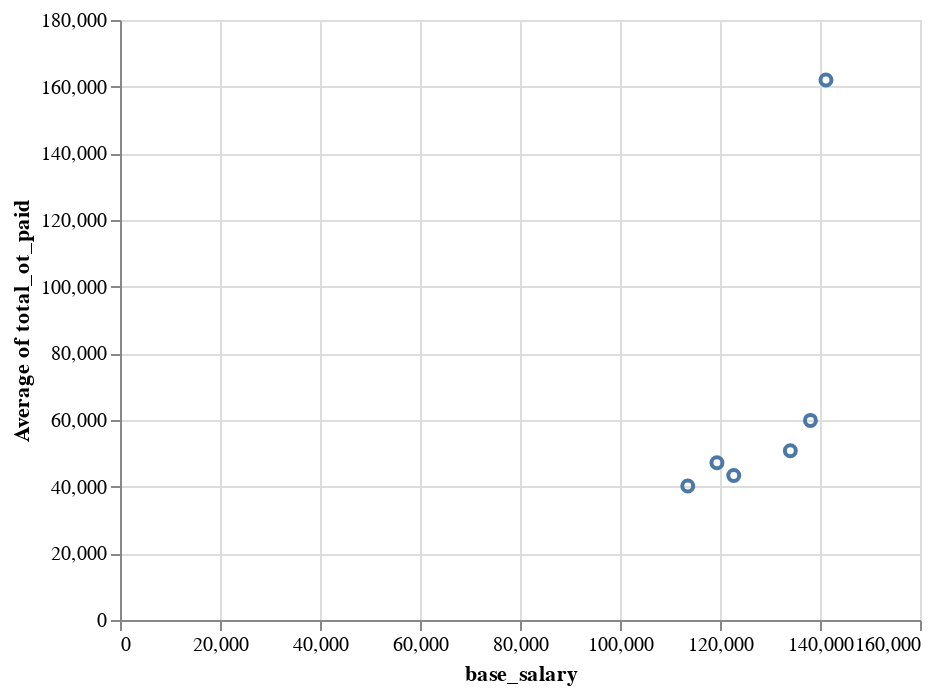

Here is the notebook cell this chart was saved with:
### Code cell
import altair as alt
chart = alt.Chart(df)
alt.Chart(df).mark_point().encode(
    x='base_salary',
    y='average(total_ot_paid)'
)

### Figure 1 — Vega-Lite specification as saved in the notebook (floating-point values rounded to 4 significant figures)
{"config": {"view": {"continuousWidth": 400, "continuousHeight": 300}}, "data": {"name": "data-e662b9616ac8d89cc87fbe7c4c4f724a"}, "mark": "point", "encoding": {"x": {"field": "base_salary", "type": "quantitative"}, "y": {"aggregate": "average", "field": "total_ot_paid", "type": "quantitative"}}, "$schema": "https://vega.github.io/schema/vega-lite/v4.17.0.json", "datasets": {"data-e662b9616ac8d89cc87fbe7c4c4f724a": [{"fiscal_year": 2020, "payroll_number": 56.0, "agency_name": "POLICE DEPARTMENT", "last_name": "MURTHA", "first_name": "KEVIN", "mid_init": null, "agency_start_date": "04/30/1995", "work_location_borough": "MANHATTAN", "title_description": "LIEUTENANT D/A SPECIAL ASSIGNMENT", "leave_status_as_of_june_30": "CEASED", "base_salary": 141200.0, "pay_basis": "per Annum", "regular_hours": 665.2, "regular_gross_paid": 48010.0, "ot_hours": 2452.0, "total_ot_paid": 162000.0, "total_other_pay": 78130.0}, {"fiscal_year": 2016, "payroll_number": null, "agency_name": "POLICE DEPARTMENT", "last_name": "MURTHA", "first_name": "KEVIN", "mid_init": null, "agency_start_date": "04/30/1995", "work_location_borough": "BROOKLYN", "title_description": "LIEUTENANT D/A SPECIAL ASSIGNMENT", "leave_status_as_of_june_30": "ACTIVE", "base_salary": 122800.0, "pay_basis": "per Annum", "regular_hours": 2091.0, "regular_gross_paid": 119800.0, "ot_hours": 453.5, "total_ot_paid": 43340.0, "total_other_pay": 24980.0}, {"fiscal_year": 2015, "payroll_number": null, "agency_name": "POLICE DEPARTMENT", "last_name": "MURTHA", "first_name": "KEVIN", "mid_init": null, "agency_start_date": "04/30/1995", "work_location_borough": "MANHATTAN", "title_description": "LIEUTENANT D/A SPECIAL ASSIGNMENT", "leave_status_as_of_june_30": "ACTIVE", "base_salary": 119400.0, "pay_basis": "per Annum", "regular_hours": 2086.0, "regular_gross_paid": 121300.0, "ot_hours": 451.3, "total_ot_paid": 47200.0, "total_other_pay": 21180.0}, {"fiscal_year": 2014, "payroll_number": null, "agency_name": "Police Department", "last_name": "MURTHA", "first_name": "KEVIN", "mid_init": null, "agency_start_date": "04/30/1995", "work_location_borough": null, "title_description": "LIEUTENANT D/A SPECIAL ASSIGNMENT", "leave_status_as_of_june_30": "ACTIVE", "base_salary": 113600.0, "pay_basis": "per Annum", "regular_hours": 2086.0, "regular_gross_paid": 112900.0, "ot_hours": 419.9, "total_ot_paid": 40220.0, "total_other_pay": 20750.0}, {"fiscal_year": 2017, "payroll_number": null, "agency_name": "POLICE DEPARTMENT", "last_name": "MURTHA", "first_name": "KEVIN", "mid_init": null, "agency_start_date": "04/30/1995", "work_location_borough": "BROOKLYN", "title_description": "LIEUTENANT D/A SPECIAL ASSIGNMENT", "leave_status_as_of_june_30": "ACTIVE", "base_salary": 134100.0, "pay_basis": "per Annum", "regular_hours": 2051.0, "regular_gross_paid": 132600.0, "ot_hours": 433.7, "total_ot_paid": 50800.0, "total_other_pay": 28010.0}, {"fiscal_year": 2018, "payroll_number": 56.0, "agency_name": "POLICE DEPARTMENT", "last_name": "MURTHA", "first_name": "KEVIN", "mid_init": null, "agency_start_date": "04/30/1995", "work_location_borough": "BROOKLYN", "title_description": "LIEUTENANT D/A SPECIAL ASSIGNMENT", "leave_status_as_of_june_30": "ACTIVE", "base_salary": 138100.0, "pay_basis": "per Annum", "regular_hours": 2046.0, "regular_gross_paid": 134300.0, "ot_hours": 536.3, "total_ot_paid": 62470.0, "total_other_pay": 27820.0}, {"fiscal_year": 2019, "payroll_number": 56.0, "agency_name": "POLICE DEPARTMENT", "last_name": "MURTHA", "first_name": "KEVIN", "mid_init": null, "agency_start_date": "04/30/1995", "work_location_borough": "BROOKLYN", "title_description": "LIEUTENANT D/A SPECIAL ASSIGNMENT", "leave_status_as_of_june_30": "ACTIVE", "base_salary": 138100.0, "pay_basis": "per Annum", "regular_hours": 2040.0, "regular_gross_paid": 137700.0, "ot_hours": 387.9, "total_ot_paid": 57280.0, "total_other_pay": 25080.0}]}}
